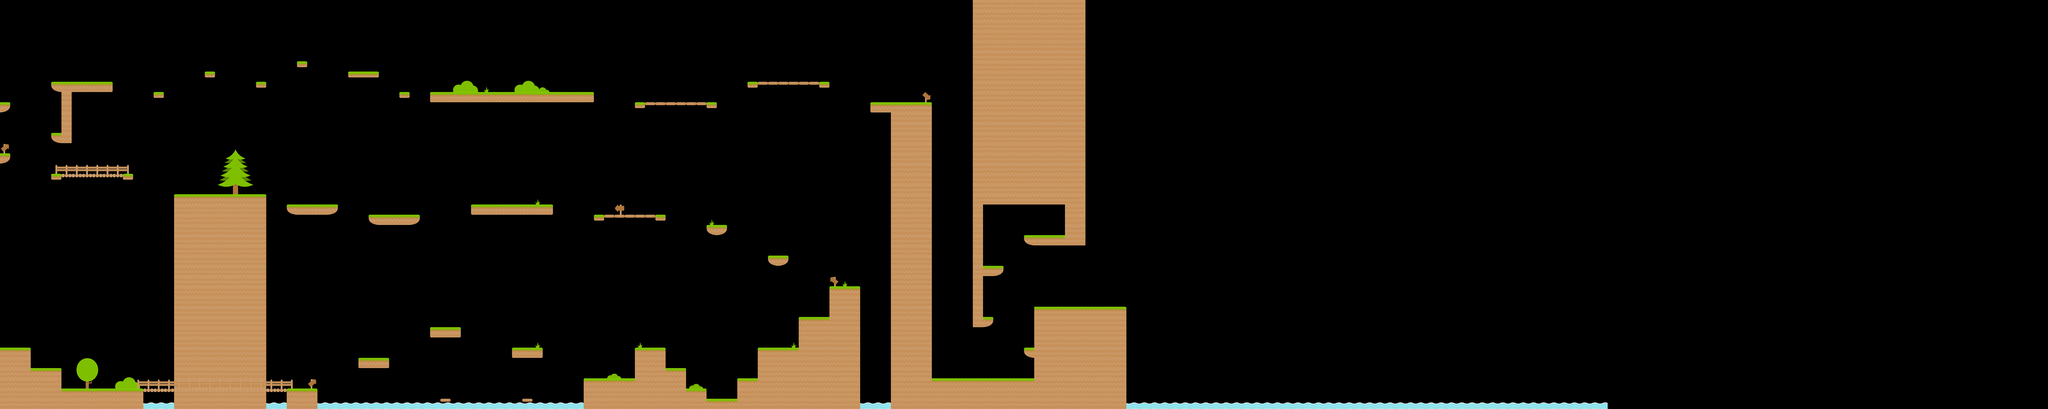

Below is a game level as drawn by its tile map, then a one-line description and the .tmx that defines it (tile-layer data replaced by summaries):
An orthogonal 200x40 tile map with 70x70 px tiles, 4 tile layers (foreground, background, blocked, decor) and 121 objects.

<map version="1.0" orientation="orthogonal" width="200" height="40" tilewidth="70" tileheight="70">
 <properties>
  <property name="timeout" value="180" />
 </properties>
 <tileset firstgid="1" name="main" tilewidth="70" tileheight="70">
  <image source="res/img/tilesets/main-tileset.png" width="1400" height="700" />
 </tileset>
 <layer name="foreground" width="200" height="40">
  <data>[8000 cells, 213 non-empty, 2 distinct tile ids]</data>
 </layer>
 <layer name="background" width="200" height="40">
  <data>[8000 cells, 30 non-empty, 12 distinct tile ids]</data>
 </layer>
 <layer name="blocked" width="200" height="40">
  <properties>
   <property name="blocant" value="true" />
  </properties>
  <data>[8000 cells, 366 non-empty, 14 distinct tile ids]</data>
 </layer>
 <layer name="decor" width="200" height="40">
  <data>[8000 cells, 573 non-empty, 48 distinct tile ids]</data>
 </layer>
 <objectgroup name="pieces" width="200" height="40">
  <properties>
   <property name="drawable" value="false" />
  </properties>
  <object gid="110" x="538" y="2659" />
  <object gid="110" x="609" y="2658" />
  <object gid="110" x="683" y="2658" />
  <object gid="110" x="755" y="2658" />
  <object gid="110" x="830" y="2658" />
  <object gid="110" x="461" y="2658" />
  <object gid="110" x="2524" y="2449" />
  <object gid="110" x="3010" y="2238" />
  <object gid="110" x="3570" y="2379" />
  <object gid="107" x="3011" y="2720">
   <properties>
    <property name="pickup_type" value="extra_life" />
   </properties>
  </object>
  <object gid="110" x="3990" y="2590" />
  <object gid="110" x="4060" y="2590" />
  <object gid="110" x="4410" y="2380" />
  <object gid="110" x="4480" y="2380" />
  <object gid="110" x="4620" y="2520" />
  <object gid="110" x="4760" y="2660" />
  <object gid="110" x="5180" y="2380" />
  <object gid="110" x="5250" y="2380" />
  <object gid="110" x="5320" y="2380" />
  <object gid="110" x="5460" y="2170" />
  <object gid="110" x="5530" y="2170" />
  <object gid="110" x="5600" y="2170" />
  <object gid="110" x="5250" y="1750" />
  <object gid="110" x="4900" y="1540" />
  <object gid="110" x="350" y="910" />
  <object gid="110" x="560" y="1190" />
  <object gid="110" x="420" y="1190" />
  <object gid="110" x="700" y="1190" />
  <object gid="110" x="630" y="1190" />
  <object gid="110" x="2030" y="1400" />
  <object gid="110" x="2100" y="1400" />
  <object gid="110" x="2660" y="1470" />
  <object gid="110" x="2520" y="1470" />
  <object gid="110" x="2590" y="1470" />
  <object gid="110" x="0" y="700" />
  <object gid="110" x="560" y="560" />
  <object gid="110" x="630" y="560" />
  <object gid="110" x="1400" y="490" />
  <object gid="110" x="1750" y="560" />
  <object gid="110" x="2030" y="420" />
  <object gid="110" x="2730" y="630" />
  <object gid="110" x="4480" y="700" />
  <object gid="110" x="4550" y="700" />
  <object gid="110" x="4620" y="700" />
  <object gid="110" x="4690" y="700" />
  <object gid="110" x="5250" y="560" />
  <object gid="110" x="5320" y="560" />
  <object gid="110" x="5390" y="560" />
  <object gid="110" x="5460" y="560" />
  <object gid="110" x="5950" y="700" />
  <object gid="110" x="6020" y="700" />
  <object gid="110" x="6440" y="770" />
  <object gid="110" x="6440" y="840" />
  <object gid="110" x="6440" y="910" />
  <object gid="110" x="6440" y="980" />
  <object gid="110" x="6580" y="1330" />
  <object gid="110" x="6580" y="1400" />
  <object gid="110" x="6510" y="1890" />
  <object gid="110" x="6510" y="1960" />
  <object gid="110" x="7000" y="2380" />
  <object gid="110" x="6720" y="2170" />
  <object gid="110" x="6720" y="1820" />
  <object gid="110" x="6790" y="1820" />
  <object gid="107" x="7210" y="1610">
   <properties>
    <property name="pickup_type" value="extra_life" />
   </properties>
  </object>
 </objectgroup>
 <objectgroup name="actions" width="200" height="40">
  <object gid="67" x="62" y="2379">
   <properties>
    <property name="action" value="start" />
   </properties>
  </object>
  <object gid="68" x="7581" y="2102" />
 </objectgroup>
 <objectgroup name="obstacles" width="200" height="40">
  <object x="1" y="2381" width="207" height="416" />
  <object x="210" y="2520" width="208" height="277" />
  <object x="419" y="2660" width="559" height="139" />
  <object x="978" y="2660" width="983" height="23" />
  <object x="1961" y="2660" width="208" height="138" />
  <object x="2450" y="2451" width="209" height="4" />
  <object x="3011" y="2730" width="67" height="4" />
  <object x="3571" y="2731" width="66" height="4" />
  <object x="3500" y="2381" width="209" height="4" />
  <object x="2940" y="2240" width="209" height="4" />
  <object x="3990" y="2591" width="348" height="208" />
  <object x="4341" y="2380" width="208" height="418" />
  <object x="4551" y="2520" width="137" height="279" />
  <object x="4689" y="2660" width="138" height="140" />
  <object x="4830" y="2730" width="208" height="68" />
  <object x="5181" y="2379" width="697" height="420" />
  <object x="5040" y="2590" width="139" height="209" />
  <object x="5670" y="1960" width="207" height="420" />
  <object x="5460" y="2171" width="210" height="207" />
  <object x="5250" y="1750" width="140" height="4" />
  <object x="4829" y="1540" width="140" height="3" />
  <object x="4061" y="1470" width="488" height="4" />
  <object x="3220" y="1400" width="559" height="4" />
  <object x="2520" y="1470" width="350" height="3" />
  <object x="1960" y="1400" width="350" height="4" />
  <object x="1191" y="1331" width="628" height="8" />
  <object x="350" y="1191" width="558" height="4" />
  <object x="0" y="1050" width="69" height="5" />
  <object x="351" y="910" width="67" height="5" />
  <object x="0" y="700" width="69" height="4" />
  <object x="422" y="561" width="65" height="418" />
  <object x="488" y="560" width="281" height="5" />
  <object x="350" y="561" width="71" height="7" />
  <object x="1051" y="631" width="68" height="5" />
  <object x="1400" y="491" width="68" height="4" />
  <object x="1750" y="561" width="69" height="4" />
  <object x="2031" y="421" width="68" height="5" />
  <object x="2380" y="491" width="209" height="6" />
  <object x="2731" y="630" width="67" height="5" />
  <object x="2940" y="630" width="1119" height="5" />
  <object x="4340" y="700" width="560" height="4" />
  <object x="5110" y="560" width="559" height="5" />
  <object x="5950" y="701" width="139" height="6" />
  <object x="6093" y="701" width="279" height="2098" />
  <object x="6373" y="2589" width="696" height="210" />
  <object x="7070" y="2100" width="628" height="698" />
  <object x="6650" y="1" width="769" height="1397" />
  <object x="6649" y="1398" width="69" height="840" />
  <object x="6719" y="2170" width="70" height="6" />
  <object x="6720" y="1820" width="140" height="5" />
  <object x="7000" y="1610" width="279" height="4" />
  <object x="7279" y="1399" width="141" height="281" />
  <object x="7000" y="2381" width="69" height="5" />
 </objectgroup>
 <objectgroup name="enemies" width="200" height="40">
  <object gid="109" x="3220" y="1400">
   <properties>
    <property name="moving_to" value="7" />
    <property name="type" value="snail" />
   </properties>
  </object>
  <object gid="109" x="2940" y="630">
   <properties>
    <property name="moving_to" value="15" />
    <property name="type" value="snail" />
   </properties>
  </object>
 </objectgroup>
</map>